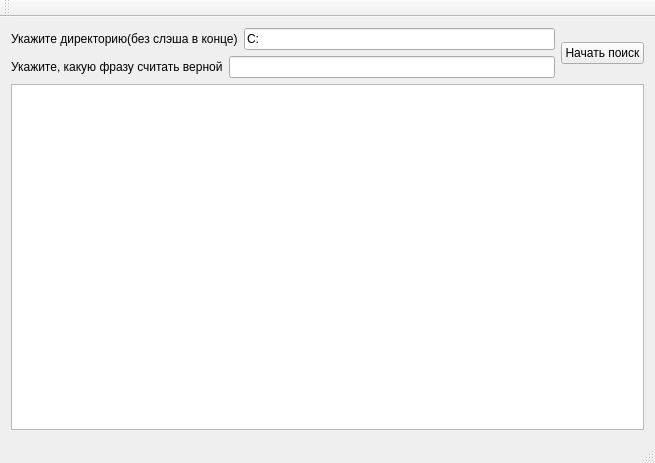
<?xml version="1.0" encoding="UTF-8"?>
<ui version="4.0">
 <class>MainWindow</class>
 <widget class="QMainWindow" name="MainWindow">
  <property name="geometry">
   <rect>
    <x>0</x>
    <y>0</y>
    <width>655</width>
    <height>463</height>
   </rect>
  </property>
  <property name="maximumSize">
   <size>
    <width>655</width>
    <height>463</height>
   </size>
  </property>
  <property name="windowTitle">
   <string>Проверка файлов</string>
  </property>
  <widget class="QWidget" name="centralWidget">
   <layout class="QHBoxLayout" name="horizontalLayout_4">
    <item>
     <layout class="QVBoxLayout" name="verticalLayout_2">
      <item>
       <layout class="QHBoxLayout" name="horizontalLayout_3">
        <item>
         <layout class="QVBoxLayout" name="verticalLayout">
          <item>
           <layout class="QHBoxLayout" name="horizontalLayout">
            <item>
             <widget class="QLabel" name="label">
              <property name="minimumSize">
               <size>
                <width>211</width>
                <height>0</height>
               </size>
              </property>
              <property name="text">
               <string>Укажите директорию(без слэша в конце)</string>
              </property>
             </widget>
            </item>
            <item>
             <widget class="QLineEdit" name="lineEdit">
              <property name="minimumSize">
               <size>
                <width>250</width>
                <height>0</height>
               </size>
              </property>
              <property name="text">
               <string>C:</string>
              </property>
             </widget>
            </item>
           </layout>
          </item>
          <item>
           <layout class="QHBoxLayout" name="horizontalLayout_2">
            <item>
             <widget class="QLabel" name="label_2">
              <property name="minimumSize">
               <size>
                <width>211</width>
                <height>0</height>
               </size>
              </property>
              <property name="text">
               <string>Укажите, какую фразу считать верной</string>
              </property>
             </widget>
            </item>
            <item>
             <widget class="QLineEdit" name="lineEdit_2">
              <property name="minimumSize">
               <size>
                <width>250</width>
                <height>0</height>
               </size>
              </property>
             </widget>
            </item>
           </layout>
          </item>
         </layout>
        </item>
        <item>
         <widget class="QPushButton" name="pushButton">
          <property name="text">
           <string>Начать поиск</string>
          </property>
         </widget>
        </item>
       </layout>
      </item>
      <item>
       <widget class="QTextEdit" name="textEdit">
        <property name="readOnly">
         <bool>true</bool>
        </property>
       </widget>
      </item>
     </layout>
    </item>
   </layout>
  </widget>
  <widget class="QMenuBar" name="menuBar">
   <property name="geometry">
    <rect>
     <x>0</x>
     <y>0</y>
     <width>655</width>
     <height>20</height>
    </rect>
   </property>
  </widget>
  <widget class="QToolBar" name="mainToolBar">
   <attribute name="toolBarArea">
    <enum>TopToolBarArea</enum>
   </attribute>
   <attribute name="toolBarBreak">
    <bool>false</bool>
   </attribute>
  </widget>
  <widget class="QStatusBar" name="statusBar"/>
 </widget>
 <layoutdefault spacing="6" margin="11"/>
 <resources/>
 <connections/>
</ui>
